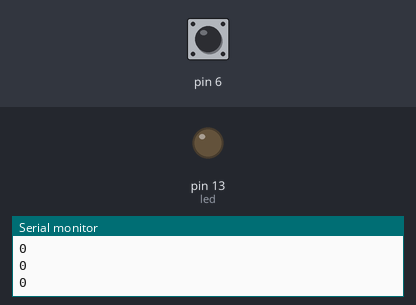
Simulated run of this sketch. Board: Arduino Uno, built with avr-gcc and run on an emulated ATmega328P. Shown: output pins drawn as LEDs (lit = HIGH), the last lines printed to the serial monitor. The inputs (shaded band) are chosen by the test bench; at power-on: pin 6 HIGH.

Above: at 1.2 s.
1.3 s: pin 6 pulled LOW for 3.2 s
At 5.6 s:
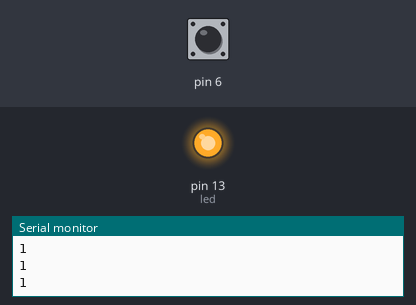
6.0 s: pin 6 pulled LOW for 0.15 s
At 7.4 s:
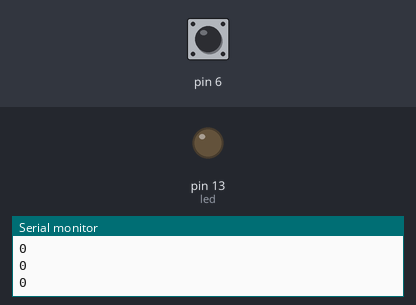
Timing chart, 0 to 9.0 s (numbered marks = the images above; inputs shaded):
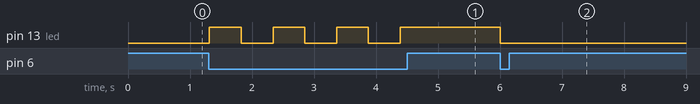

Measured:
- after the input at 1.3 s, pin 13 (led): alternates HIGH for 0.51 s and LOW for 0.51 s, 7 changes in all, then stays HIGH, starting at once
- after the input at 6.0 s, pin 13 (led): HIGH → LOW at once

The sketch:

capacitivesensor.ino
```cpp
#include <CapacitiveSensor.h>
CapacitiveSensor Sensor = CapacitiveSensor(4,6);
long val;
int pos;
#define led 13

void setup() {
  Serial.begin(9600);
  pinMode(led, OUTPUT);
}

void loop() {
  val = Sensor.capacitiveSensor(30);
  Serial.println(pos);
  if (val >= 1000 && pos == 0) {
    digitalWrite(led, HIGH);
    pos = 1;
    delay(500);
  }
  else if (val >= 1000 && pos == 1) {
    digitalWrite(led, LOW);
    pos = 0;
    delay(500);
  }

  delay(10);
}
```
